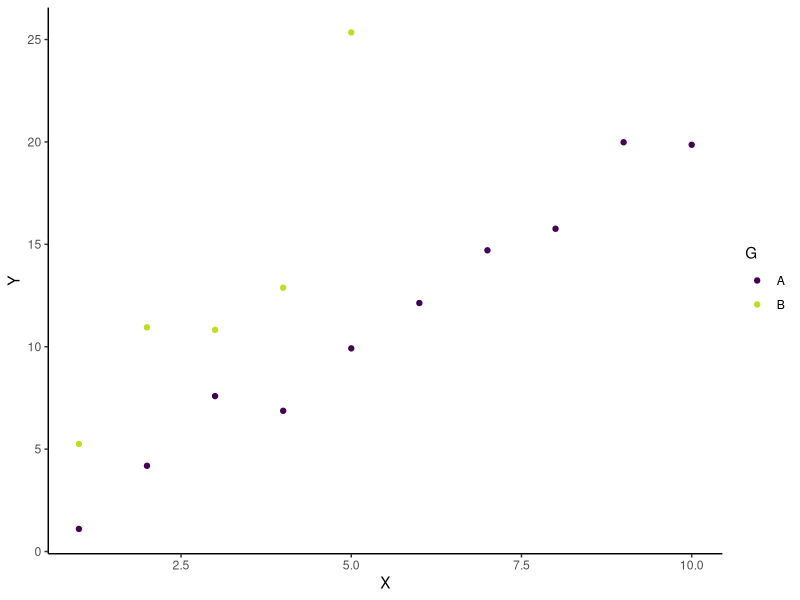
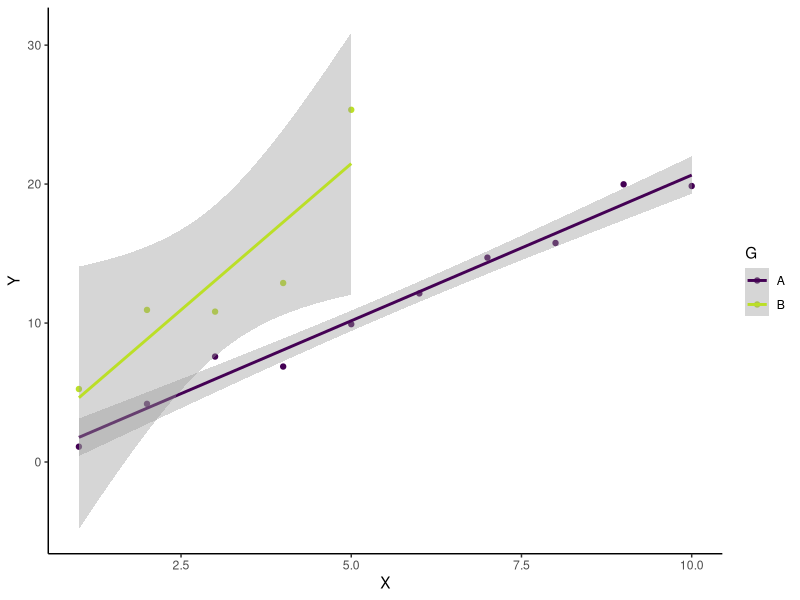
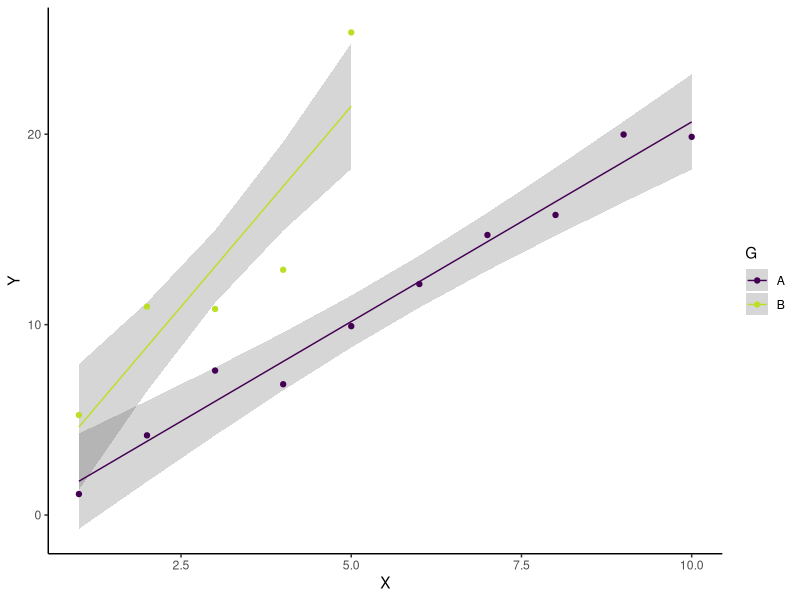
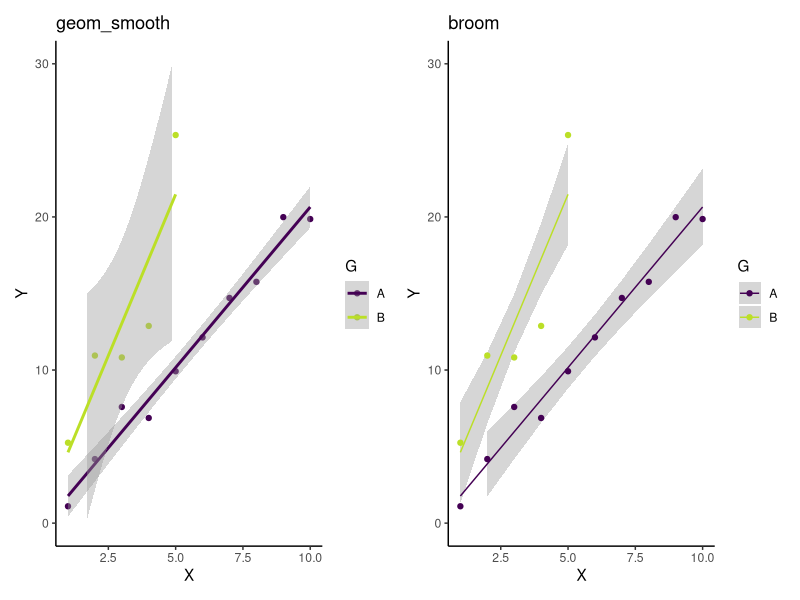

Here is the R script that generated these plots, in order:
## ---- chunk 1
library(tidyverse)
library(magrittr)
library(broom)
library(patchwork)
## ---- chunk 2

set.seed(2)

# generate 10 data points on a line with relatively small error
dd1 <- data.frame(X = 1:10, Y = 1:10 * 2 + rnorm(10, 0, 1), G = "A")

# generate 5 data points on a line with relatively large error
dd2 <- data.frame(X = 1:5, Y = 1:5 * 4  + rnorm(5, 0, 3),  G = "B")

# combine dataframes
dd <- bind_rows(dd1, dd2)

## ---- chunk 3

g1 <- ggplot(data = dd, mapping = aes(x = X, y = Y, color = G)) + 
  geom_point() + 
  scale_color_viridis_d(end = 0.9) + 
  theme_classic()

print(g1)

## ---- chunk 4

# fit a model that effectivley fits non-parallel lines
mod1 <- glm(Y ~ X + G + X:G, data = dd)

## ---- chunk 5

# add the linear smoothed lines to g1
g2 <- g1 + geom_smooth(method = "lm")

print(g2)
## ---- chunk 6

mod1_fitted <- mod1 %>% augment(se_fit = TRUE)

g_model1 <- ggplot(data = mod1_fitted, 
                   mapping = aes(x = X, y = Y, 
                                 color = G)) + 
  geom_ribbon(aes(ymin = .fitted-1.96*.se.fit, 
                  ymax = .fitted+1.96*.se.fit), 
              alpha=0.2, linetype = 0) +
  geom_point() + 
  geom_line(aes(x = X, y = .fitted)) + 
  scale_color_viridis_d(end = 0.9) + 
  theme_classic()

print(g_model1)

## ---- chunk 7

(g2 + ggtitle("geom_smooth") + ylim(0, 30) | g_model1 + ggtitle("broom") + ylim(0, 30))

